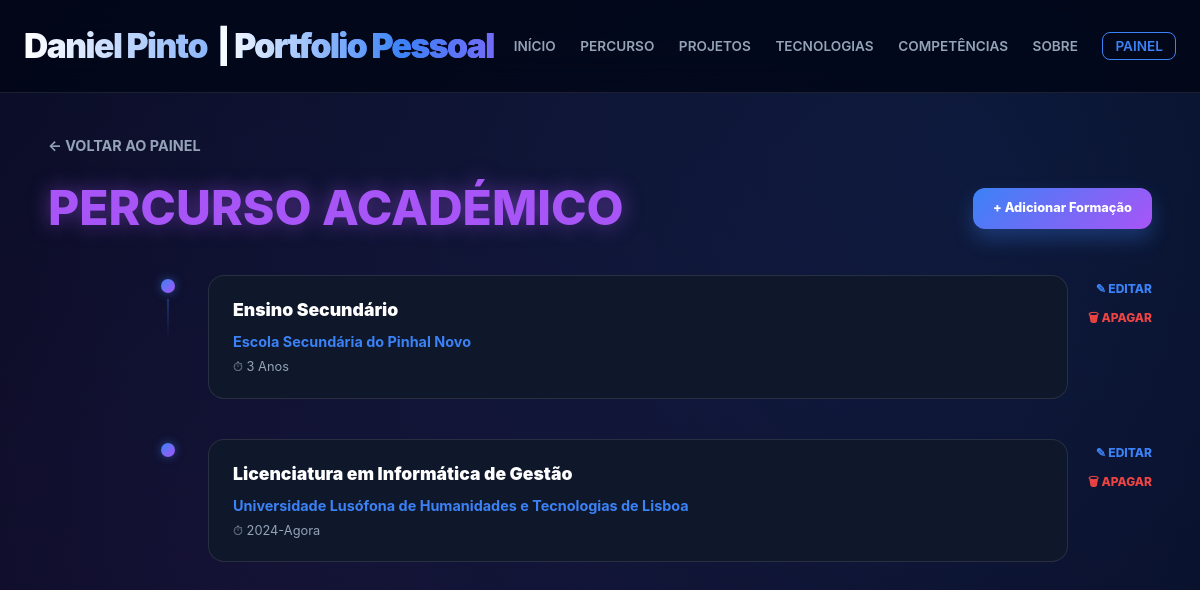
Screenshot of /formacoes/ with the database file from the repository.
### portfolioPessoal/models.py (models this page shows, shortened)
class Formacao(models.Model):
    nomeFormacao = models.CharField(max_length=150, verbose_name="Nome da Formação")
    instituicao = models.CharField(max_length=150, verbose_name="Instituição")
    duracaoFormacao = models.CharField(max_length=50, verbose_name="Duração")
    class Meta:
        verbose_name = "Formação"
        verbose_name_plural = "Formações"

### portfolioPessoal/views.py (the view)
# urls.py: path('formacoes/', views.formacoes_view, name='formacoes'),
def formacoes_view(request):
    return render(request, 'portfoliopessoal/formacoes.html', {'formacoes': Formacao.objects.all()})

### portfolioPessoal/templates/portfoliopessoal/formacoes.html (shortened to what this page needs)
{% extends "portfoliopessoal/base.html" %}
{% block content %}
<div style="padding-top: 40px; animation: fadeInUp 0.8s ease-out;">
    <a href="{% url 'admin_dashboard' %}" class="btn-back">← Voltar ao Painel</a>
    <div style="display: flex; justify-content: space-between; align-items: center; margin-bottom: 40px;">
        <h2 class="hero-subtitle" style="margin: 0;">Percurso <span>Académico</span></h2>
        <a href="{% url 'nova_formacao' %}" class="btn-hero-primary" style="padding: 10px 20px; font-size: 0.8rem;">+ Adicionar Formação</a>
    </div>
    <section class="formacao-list">
        {% for f in formacoes %}
        <article class="formacao-card">
            <div class="formacao-ano">
            </div>
            <div class="formacao-connector">
                <div class="formacao-dot"></div>
                <div class="formacao-line"></div>
            </div>
            <div class="formacao-body">
                <h3 class="formacao-titulo">{{ f.nomeFormacao }}</h3>
                <p class="formacao-inst">{{ f.instituicao }}</p>
                <p class="formacao-duracao">⏱ {{ f.duracaoFormacao }}</p>
            </div>
            <div class="formacao-actions">
                <a href="{% url 'editar_formacao' f.id %}" class="p-btn-edit">✎ Editar</a>
                <a href="{% url 'apagar_formacao' f.id %}" class="p-btn-delete">🗑 Apagar</a>
            </div>
        </article>
        {% empty %}
        <div style="text-align: center; padding: 50px;">
            <p style="color: var(--text-muted);">Ainda não tens formações registadas.</p>
        </div>
        {% endfor %}
    </section>
</div>
{% endblock %}

### portfolioPessoal/static/style.css (style rules this page uses)
:root { --bg-deep: #020617; --bg-card: #0f172a; --bg-input: rgba(2, 6, 23, 0.6); --accent: #3b82f6; --accent-glow: rgba(59, 130, 246, 0.5); --purple: #a855f7; --purple-glow: rgba(168, 85, 247, 0.5); --text-main: #f8fafc; --text-muted: #94a3b8; --border: rgba(255, 255, 255, 0.1); }
body { font-family: 'Inter', sans-serif; background-color: var(--bg-deep); background-image: radial-gradient(circle at 80% 20%, rgba(59, 130, 246, 0.15), transparent), radial-gradient(circle at 20% 80%, rgba(168, 85, 247, 0.1), transparent); background-attachment: fixed; margin: 0; color: var(--text-main); overflow-x: hidden; line-height: 1.6; }
.hero-subtitle { font-size: 3rem; font-weight: 800; color: var(--purple); margin: 10px 0 25px 0; line-height: 1.1; text-transform: uppercase; text-shadow: 0 0 20px var(--purple-glow); }
.btn-hero-primary { background: linear-gradient(135deg, var(--accent), var(--purple)); color: white; padding: 16px 35px; border-radius: 12px; text-decoration: none; font-weight: 800; display: inline-block; transition: 0.3s; box-shadow: 0 10px 20px rgba(59, 130, 246, 0.3); }
.btn-back { display: inline-flex; align-items: center; gap: 8px; color: var(--text-muted); text-decoration: none; font-size: 0.9rem; font-weight: 700; margin-bottom: 25px; transition: 0.3s; text-transform: uppercase; }
.p-btn-edit { color: var(--accent); text-decoration: none; font-weight: 800; font-size: 0.75rem; text-transform: uppercase; transition: opacity 0.2s; }
.p-btn-delete { color: #ef4444; text-decoration: none; font-weight: 800; font-size: 0.75rem; text-transform: uppercase; transition: opacity 0.2s; }
.formacao-list { display: flex; flex-direction: column; gap: 0; margin-top: 10px; }
.formacao-card { display: grid; grid-template-columns: 80px 40px 1fr auto; align-items: start; gap: 0 20px; padding: 0 0 40px 0; }
.formacao-ano { text-align: right; padding-top: 4px; }
.formacao-connector { display: flex; flex-direction: column; align-items: center; }
.formacao-dot { width: 14px; height: 14px; border-radius: 50%; background: linear-gradient(135deg, var(--accent), var(--purple)); flex-shrink: 0; margin-top: 4px; box-shadow: 0 0 10px var(--accent-glow); }
.formacao-line { width: 2px; flex-grow: 1; min-height: 40px; background: linear-gradient(to bottom, var(--accent), transparent); opacity: 0.3; margin-top: 6px; }
.formacao-body { background: var(--bg-card); border: 1px solid var(--border); border-radius: 16px; padding: 20px 24px; transition: 0.3s ease; }
.formacao-titulo { margin: 0 0 6px 0; font-size: 1.1rem; font-weight: 900; color: #ffffff; }
.formacao-inst { margin: 0 0 4px 0; color: var(--accent); font-weight: 700; font-size: 0.9rem; }
.formacao-duracao { margin: 0; color: var(--text-muted); font-size: 0.8rem; }
.formacao-actions { display: flex; flex-direction: column; gap: 10px; padding-top: 4px; align-items: flex-end; }

### rows the page displays
Formacao: nomeFormacao "Ensino Secundário", instituicao "Escola Secundária do Pinhal Novo", duracaoFormacao "3 Anos"
Formacao: nomeFormacao "Licenciatura em Informática de Gestão", instituicao "Universidade Lusófona de Humanidades e Tecnologias de Lisboa", duracaoFormacao "2024-Agora"
